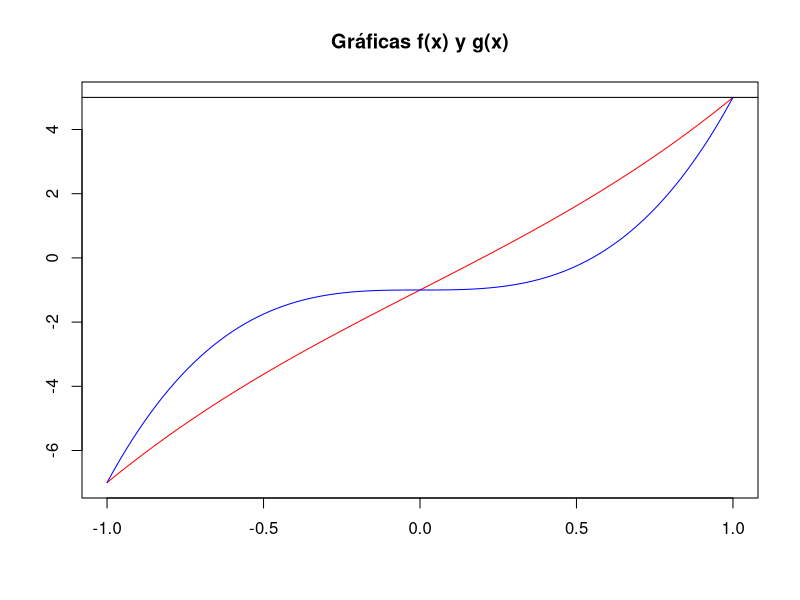
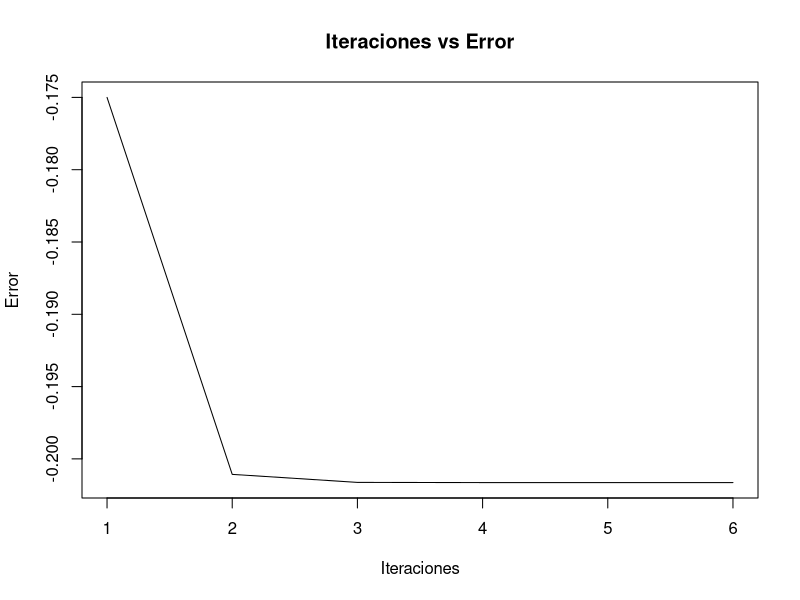

Write the R code that produced these figures, in order.
#1e-9 = 0.000000001
puntofijo <- function(g, x0, tol=1e-8, maxIteraciones=100){
k=0
array1 <- c()
# iteración hasta que abs(x1 - x0) <= tol o se alcance maxIteraciones
repeat{
  x1 = g(x0)
  dx = abs(x1 - x0)
  x0 =x1
  array1 <- c(array1,x1)
  #Imprimir estado
  cat("x_", k, "= ", x1, "\n")
  k = k+1
  #until
  if(dx< tol|| k > maxIteraciones) break;
}
# Mensaje de salida
if( dx > tol ){
  cat("No hubo convergencia   ")
  #return(NULL)
} else{
  cat("x* es aproximadamente ", x1, " con error menor que ", tol)
  x <- seq(1, k, by=1)
  plot(x,array1,
       pch = 19,
       main = "Iteraciones vs Error",
       xlab = "Iteraciones",
       ylab = "Error",
       type = "l")
} }

g <- function(x) ((x^3-1)/5)
f <- function(x) (x^3+5*x-1)
plot(f,-1, 1, col="red" , xlab="", ylab="")
par(new=TRUE)
plot(g, -1, 1, col="blue" , xlab="", ylab="",  axes=FALSE) 
title(main="Gráficas f(x) y g(x)")
abline(a=0, b=0)
puntofijo(g, 0.5, 1e-8) 

